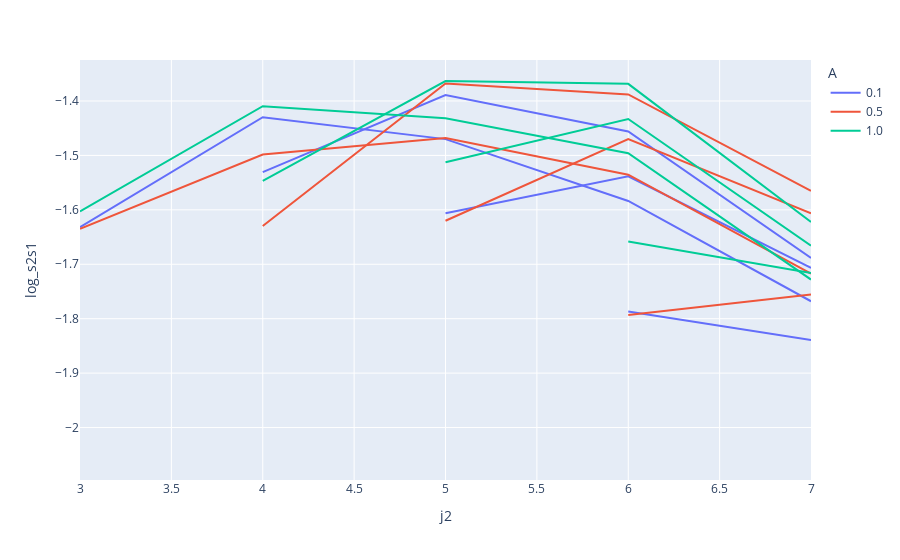

The notebook cell this image was saved under:
### Code cell
px.line(df[(df['n']==50) & (df['r']==300) & (df['j1']>=2)], x='j2', y='log_s2s1', color='A', line_group='j1')

### Figure 1 — Plotly figure (JSON) as saved in the notebook; plotly's stock layout.template omitted (floating-point values rounded to 4 significant figures)
{"data": [{"hovertemplate": "A=0.1<br>j1=2<br>j2=%{x}<br>log_s2s1=%{y}<extra></extra>", "legendgroup": "0.1", "line": {"color": "#636efa", "dash": "solid"}, "marker": {"symbol": "circle"}, "mode": "lines", "name": "0.1", "orientation": "v", "showlegend": true, "type": "scatter", "x": [3, 4, 5, 6, 7], "xaxis": "x", "y": [-1.632, -1.43, -1.47, -1.584, -1.768], "yaxis": "y"}, {"hovertemplate": "A=0.1<br>j1=3<br>j2=%{x}<br>log_s2s1=%{y}<extra></extra>", "legendgroup": "0.1", "line": {"color": "#636efa", "dash": "solid"}, "marker": {"symbol": "circle"}, "mode": "lines", "name": "0.1", "orientation": "v", "showlegend": false, "type": "scatter", "x": [4, 5, 6, 7], "xaxis": "x", "y": [-1.531, -1.389, -1.456, -1.688], "yaxis": "y"}, {"hovertemplate": "A=0.1<br>j1=4<br>j2=%{x}<br>log_s2s1=%{y}<extra></extra>", "legendgroup": "0.1", "line": {"color": "#636efa", "dash": "solid"}, "marker": {"symbol": "circle"}, "mode": "lines", "name": "0.1", "orientation": "v", "showlegend": false, "type": "scatter", "x": [5, 6, 7], "xaxis": "x", "y": [-1.606, -1.538, -1.707], "yaxis": "y"}, {"hovertemplate": "A=0.1<br>j1=5<br>j2=%{x}<br>log_s2s1=%{y}<extra></extra>", "legendgroup": "0.1", "line": {"color": "#636efa", "dash": "solid"}, "marker": {"symbol": "circle"}, "mode": "lines", "name": "0.1", "orientation": "v", "showlegend": false, "type": "scatter", "x": [6, 7], "xaxis": "x", "y": [-1.787, -1.839], "yaxis": "y"}, {"hovertemplate": "A=0.1<br>j1=6<br>j2=%{x}<br>log_s2s1=%{y}<extra></extra>", "legendgroup": "0.1", "line": {"color": "#636efa", "dash": "solid"}, "marker": {"symbol": "circle"}, "mode": "lines", "name": "0.1", "orientation": "v", "showlegend": false, "type": "scatter", "x": [7], "xaxis": "x", "y": [-2.058], "yaxis": "y"}, {"hovertemplate": "A=0.5<br>j1=2<br>j2=%{x}<br>log_s2s1=%{y}<extra></extra>", "legendgroup": "0.5", "line": {"color": "#EF553B", "dash": "solid"}, "marker": {"symbol": "circle"}, "mode": "lines", "name": "0.5", "orientation": "v", "showlegend": true, "type": "scatter", "x": [3, 4, 5, 6, 7], "xaxis": "x", "y": [-1.635, -1.498, -1.468, -1.535, -1.717], "yaxis": "y"}, {"hovertemplate": "A=0.5<br>j1=3<br>j2=%{x}<br>log_s2s1=%{y}<extra></extra>", "legendgroup": "0.5", "line": {"color": "#EF553B", "dash": "solid"}, "marker": {"symbol": "circle"}, "mode": "lines", "name": "0.5", "orientation": "v", "showlegend": false, "type": "scatter", "x": [4, 5, 6, 7], "xaxis": "x", "y": [-1.63, -1.368, -1.388, -1.565], "yaxis": "y"}, {"hovertemplate": "A=0.5<br>j1=4<br>j2=%{x}<br>log_s2s1=%{y}<extra></extra>", "legendgroup": "0.5", "line": {"color": "#EF553B", "dash": "solid"}, "marker": {"symbol": "circle"}, "mode": "lines", "name": "0.5", "orientation": "v", "showlegend": false, "type": "scatter", "x": [5, 6, 7], "xaxis": "x", "y": [-1.62, -1.47, -1.606], "yaxis": "y"}, {"hovertemplate": "A=0.5<br>j1=5<br>j2=%{x}<br>log_s2s1=%{y}<extra></extra>", "legendgroup": "0.5", "line": {"color": "#EF553B", "dash": "solid"}, "marker": {"symbol": "circle"}, "mode": "lines", "name": "0.5", "orientation": "v", "showlegend": false, "type": "scatter", "x": [6, 7], "xaxis": "x", "y": [-1.793, -1.756], "yaxis": "y"}, {"hovertemplate": "A=0.5<br>j1=6<br>j2=%{x}<br>log_s2s1=%{y}<extra></extra>", "legendgroup": "0.5", "line": {"color": "#EF553B", "dash": "solid"}, "marker": {"symbol": "circle"}, "mode": "lines", "name": "0.5", "orientation": "v", "showlegend": false, "type": "scatter", "x": [7], "xaxis": "x", "y": [-1.929], "yaxis": "y"}, {"hovertemplate": "A=1.0<br>j1=2<br>j2=%{x}<br>log_s2s1=%{y}<extra></extra>", "legendgroup": "1.0", "line": {"color": "#00cc96", "dash": "solid"}, "marker": {"symbol": "circle"}, "mode": "lines", "name": "1.0", "orientation": "v", "showlegend": true, "type": "scatter", "x": [3, 4, 5, 6, 7], "xaxis": "x", "y": [-1.603, -1.41, -1.432, -1.496, -1.728], "yaxis": "y"}, {"hovertemplate": "A=1.0<br>j1=3<br>j2=%{x}<br>log_s2s1=%{y}<extra></extra>", "legendgroup": "1.0", "line": {"color": "#00cc96", "dash": "solid"}, "marker": {"symbol": "circle"}, "mode": "lines", "name": "1.0", "orientation": "v", "showlegend": false, "type": "scatter", "x": [4, 5, 6, 7], "xaxis": "x", "y": [-1.547, -1.363, -1.368, -1.622], "yaxis": "y"}, {"hovertemplate": "A=1.0<br>j1=4<br>j2=%{x}<br>log_s2s1=%{y}<extra></extra>", "legendgroup": "1.0", "line": {"color": "#00cc96", "dash": "solid"}, "marker": {"symbol": "circle"}, "mode": "lines", "name": "1.0", "orientation": "v", "showlegend": false, "type": "scatter", "x": [5, 6, 7], "xaxis": "x", "y": [-1.512, -1.433, -1.666], "yaxis": "y"}, {"hovertemplate": "A=1.0<br>j1=5<br>j2=%{x}<br>log_s2s1=%{y}<extra></extra>", "legendgroup": "1.0", "line": {"color": "#00cc96", "dash": "solid"}, "marker": {"symbol": "circle"}, "mode": "lines", "name": "1.0", "orientation": "v", "showlegend": false, "type": "scatter", "x": [6, 7], "xaxis": "x", "y": [-1.658, -1.716], "yaxis": "y"}, {"hovertemplate": "A=1.0<br>j1=6<br>j2=%{x}<br>log_s2s1=%{y}<extra></extra>", "legendgroup": "1.0", "line": {"color": "#00cc96", "dash": "solid"}, "marker": {"symbol": "circle"}, "mode": "lines", "name": "1.0", "orientation": "v", "showlegend": false, "type": "scatter", "x": [7], "xaxis": "x", "y": [-2.009], "yaxis": "y"}], "layout": {"legend": {"title": {"text": "A"}, "tracegroupgap": 0}, "margin": {"t": 60}, "xaxis": {"anchor": "y", "domain": [0, 1], "title": {"text": "j2"}}, "yaxis": {"anchor": "x", "domain": [0, 1], "title": {"text": "log_s2s1"}}}}
